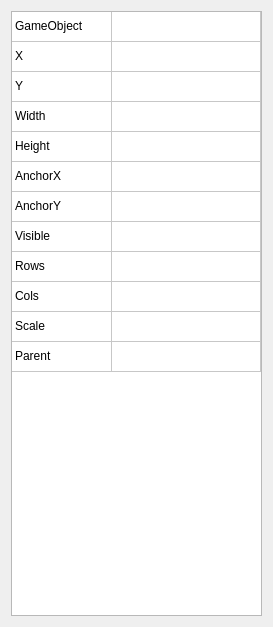
<?xml version="1.0" encoding="UTF-8"?>
<ui version="4.0">
 <class>PropertiesPane</class>
 <widget class="QWidget" name="PropertiesPane">
  <property name="geometry">
   <rect>
    <x>0</x>
    <y>0</y>
    <width>273</width>
    <height>627</height>
   </rect>
  </property>
  <property name="windowTitle">
   <string>Form</string>
  </property>
  <layout class="QHBoxLayout" name="horizontalLayout">
   <item>
    <widget class="QTableWidget" name="tableWidget">
     <property name="showGrid">
      <bool>true</bool>
     </property>
     <property name="sortingEnabled">
      <bool>false</bool>
     </property>
     <attribute name="horizontalHeaderVisible">
      <bool>false</bool>
     </attribute>
     <attribute name="horizontalHeaderCascadingSectionResizes">
      <bool>false</bool>
     </attribute>
     <attribute name="horizontalHeaderHighlightSections">
      <bool>false</bool>
     </attribute>
     <attribute name="horizontalHeaderShowSortIndicator" stdset="0">
      <bool>false</bool>
     </attribute>
     <attribute name="horizontalHeaderStretchLastSection">
      <bool>true</bool>
     </attribute>
     <attribute name="verticalHeaderVisible">
      <bool>false</bool>
     </attribute>
     <attribute name="verticalHeaderCascadingSectionResizes">
      <bool>false</bool>
     </attribute>
     <attribute name="verticalHeaderHighlightSections">
      <bool>false</bool>
     </attribute>
     <attribute name="verticalHeaderShowSortIndicator" stdset="0">
      <bool>false</bool>
     </attribute>
     <attribute name="verticalHeaderStretchLastSection">
      <bool>false</bool>
     </attribute>
     <row>
      <property name="text">
       <string>名称</string>
      </property>
     </row>
     <row>
      <property name="text">
       <string>x</string>
      </property>
     </row>
     <row>
      <property name="text">
       <string>y</string>
      </property>
     </row>
     <row>
      <property name="text">
       <string>w</string>
      </property>
     </row>
     <row>
      <property name="text">
       <string>h</string>
      </property>
     </row>
     <row>
      <property name="text">
       <string>anchorx</string>
      </property>
     </row>
     <row>
      <property name="text">
       <string>anchory</string>
      </property>
     </row>
     <row>
      <property name="text">
       <string>visible</string>
      </property>
     </row>
     <row>
      <property name="text">
       <string>row</string>
      </property>
     </row>
     <row>
      <property name="text">
       <string>col</string>
      </property>
     </row>
     <row>
      <property name="text">
       <string>scale</string>
      </property>
     </row>
     <row>
      <property name="text">
       <string>parent</string>
      </property>
     </row>
     <column>
      <property name="text">
       <string>属性</string>
      </property>
     </column>
     <column>
      <property name="text">
       <string>值</string>
      </property>
     </column>
     <item row="0" column="0">
      <property name="text">
       <string>GameObject</string>
      </property>
      <property name="flags">
       <set>ItemIsSelectable|ItemIsEnabled</set>
      </property>
     </item>
     <item row="0" column="1">
      <property name="text">
       <string/>
      </property>
     </item>
     <item row="1" column="0">
      <property name="text">
       <string>X</string>
      </property>
      <property name="flags">
       <set>ItemIsSelectable|ItemIsEnabled</set>
      </property>
     </item>
     <item row="1" column="1">
      <property name="text">
       <string/>
      </property>
     </item>
     <item row="2" column="0">
      <property name="text">
       <string>Y</string>
      </property>
      <property name="flags">
       <set>ItemIsSelectable|ItemIsEnabled</set>
      </property>
     </item>
     <item row="3" column="0">
      <property name="text">
       <string>Width</string>
      </property>
      <property name="flags">
       <set>ItemIsSelectable|ItemIsEnabled</set>
      </property>
     </item>
     <item row="4" column="0">
      <property name="text">
       <string>Height</string>
      </property>
      <property name="flags">
       <set>ItemIsSelectable|ItemIsEnabled</set>
      </property>
     </item>
     <item row="5" column="0">
      <property name="text">
       <string>AnchorX</string>
      </property>
     </item>
     <item row="6" column="0">
      <property name="text">
       <string>AnchorY</string>
      </property>
     </item>
     <item row="7" column="0">
      <property name="text">
       <string>Visible</string>
      </property>
      <property name="flags">
       <set>ItemIsSelectable|ItemIsEnabled</set>
      </property>
     </item>
     <item row="7" column="1">
      <property name="text">
       <string/>
      </property>
     </item>
     <item row="8" column="0">
      <property name="text">
       <string>Rows</string>
      </property>
      <property name="flags">
       <set>ItemIsSelectable|ItemIsEnabled</set>
      </property>
     </item>
     <item row="8" column="1">
      <property name="text">
       <string/>
      </property>
     </item>
     <item row="9" column="0">
      <property name="text">
       <string>Cols</string>
      </property>
      <property name="flags">
       <set>ItemIsSelectable|ItemIsEnabled</set>
      </property>
     </item>
     <item row="9" column="1">
      <property name="text">
       <string/>
      </property>
     </item>
     <item row="10" column="0">
      <property name="text">
       <string>Scale</string>
      </property>
      <property name="flags">
       <set>ItemIsSelectable|ItemIsEnabled</set>
      </property>
     </item>
     <item row="11" column="0">
      <property name="text">
       <string>Parent</string>
      </property>
      <property name="flags">
       <set>ItemIsSelectable|ItemIsEnabled</set>
      </property>
     </item>
    </widget>
   </item>
  </layout>
 </widget>
 <resources/>
 <connections/>
</ui>
